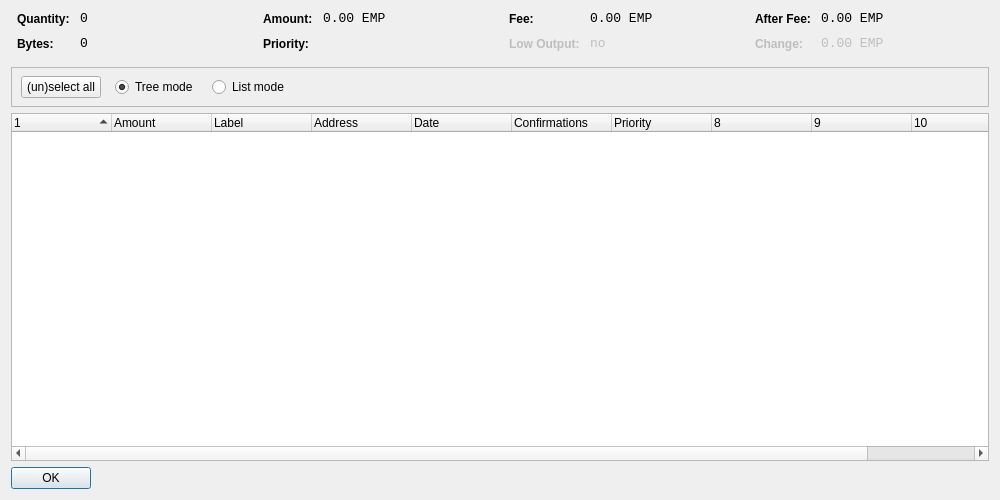
<?xml version="1.0" encoding="UTF-8"?>
<ui version="4.0">
 <class>CoinControlDialog</class>
 <widget class="QDialog" name="CoinControlDialog">
  <property name="geometry">
   <rect>
    <x>0</x>
    <y>0</y>
    <width>1000</width>
    <height>500</height>
   </rect>
  </property>
  <property name="windowTitle">
   <string>Coin Control</string>
  </property>
  <layout class="QVBoxLayout" name="verticalLayout">
   <item>
    <layout class="QHBoxLayout" name="horizontalLayoutTop" stretch="0,0,0,0">
     <property name="topMargin">
      <number>0</number>
     </property>
     <property name="bottomMargin">
      <number>10</number>
     </property>
     <item>
      <layout class="QFormLayout" name="formLayoutCoinControl1">
       <property name="horizontalSpacing">
        <number>10</number>
       </property>
       <property name="verticalSpacing">
        <number>10</number>
       </property>
       <property name="leftMargin">
        <number>6</number>
       </property>
       <property name="rightMargin">
        <number>6</number>
       </property>
       <item row="0" column="0">
        <widget class="QLabel" name="labelCoinControlQuantityText">
         <property name="styleSheet">
          <string notr="true">font-weight:bold;</string>
         </property>
         <property name="text">
          <string>Quantity:</string>
         </property>
        </widget>
       </item>
       <item row="0" column="1">
        <widget class="QLabel" name="labelCoinControlQuantity">
         <property name="font">
          <font>
           <family>Monospace</family>
           <pointsize>10</pointsize>
          </font>
         </property>
         <property name="cursor">
          <cursorShape>IBeamCursor</cursorShape>
         </property>
         <property name="contextMenuPolicy">
          <enum>Qt::ActionsContextMenu</enum>
         </property>
         <property name="text">
          <string notr="true">0</string>
         </property>
         <property name="textInteractionFlags">
          <set>Qt::LinksAccessibleByMouse|Qt::TextSelectableByKeyboard|Qt::TextSelectableByMouse</set>
         </property>
        </widget>
       </item>
       <item row="1" column="0">
        <widget class="QLabel" name="labelCoinControlBytesText">
         <property name="styleSheet">
          <string notr="true">font-weight:bold;</string>
         </property>
         <property name="text">
          <string>Bytes:</string>
         </property>
        </widget>
       </item>
       <item row="1" column="1">
        <widget class="QLabel" name="labelCoinControlBytes">
         <property name="font">
          <font>
           <family>Monospace</family>
           <pointsize>10</pointsize>
          </font>
         </property>
         <property name="cursor">
          <cursorShape>IBeamCursor</cursorShape>
         </property>
         <property name="contextMenuPolicy">
          <enum>Qt::ActionsContextMenu</enum>
         </property>
         <property name="text">
          <string notr="true">0</string>
         </property>
         <property name="textInteractionFlags">
          <set>Qt::LinksAccessibleByMouse|Qt::TextSelectableByKeyboard|Qt::TextSelectableByMouse</set>
         </property>
        </widget>
       </item>
      </layout>
     </item>
     <item>
      <layout class="QFormLayout" name="formLayoutCoinControl2">
       <property name="horizontalSpacing">
        <number>10</number>
       </property>
       <property name="verticalSpacing">
        <number>10</number>
       </property>
       <property name="leftMargin">
        <number>6</number>
       </property>
       <property name="rightMargin">
        <number>6</number>
       </property>
       <item row="0" column="0">
        <widget class="QLabel" name="labelCoinControlAmountText">
         <property name="styleSheet">
          <string notr="true">font-weight:bold;</string>
         </property>
         <property name="text">
          <string>Amount:</string>
         </property>
        </widget>
       </item>
       <item row="0" column="1">
        <widget class="QLabel" name="labelCoinControlAmount">
         <property name="font">
          <font>
           <family>Monospace</family>
           <pointsize>10</pointsize>
          </font>
         </property>
         <property name="cursor">
          <cursorShape>IBeamCursor</cursorShape>
         </property>
         <property name="contextMenuPolicy">
          <enum>Qt::ActionsContextMenu</enum>
         </property>
         <property name="text">
          <string notr="true">0.00 EMP</string>
         </property>
         <property name="textInteractionFlags">
          <set>Qt::LinksAccessibleByMouse|Qt::TextSelectableByKeyboard|Qt::TextSelectableByMouse</set>
         </property>
        </widget>
       </item>
       <item row="1" column="0">
        <widget class="QLabel" name="labelCoinControlPriorityText">
         <property name="styleSheet">
          <string notr="true">font-weight:bold;</string>
         </property>
         <property name="text">
          <string>Priority:</string>
         </property>
        </widget>
       </item>
       <item row="1" column="1">
        <widget class="QLabel" name="labelCoinControlPriority">
         <property name="font">
          <font>
           <family>Monospace</family>
           <pointsize>10</pointsize>
          </font>
         </property>
         <property name="cursor">
          <cursorShape>IBeamCursor</cursorShape>
         </property>
         <property name="contextMenuPolicy">
          <enum>Qt::ActionsContextMenu</enum>
         </property>
         <property name="text">
          <string/>
         </property>
         <property name="textInteractionFlags">
          <set>Qt::LinksAccessibleByMouse|Qt::TextSelectableByKeyboard|Qt::TextSelectableByMouse</set>
         </property>
        </widget>
       </item>
      </layout>
     </item>
     <item>
      <layout class="QFormLayout" name="formLayoutCoinControl3">
       <property name="horizontalSpacing">
        <number>10</number>
       </property>
       <property name="verticalSpacing">
        <number>10</number>
       </property>
       <property name="leftMargin">
        <number>6</number>
       </property>
       <property name="rightMargin">
        <number>6</number>
       </property>
       <item row="0" column="0">
        <widget class="QLabel" name="labelCoinControlFeeText">
         <property name="styleSheet">
          <string notr="true">font-weight:bold;</string>
         </property>
         <property name="text">
          <string>Fee:</string>
         </property>
        </widget>
       </item>
       <item row="0" column="1">
        <widget class="QLabel" name="labelCoinControlFee">
         <property name="font">
          <font>
           <family>Monospace</family>
           <pointsize>10</pointsize>
          </font>
         </property>
         <property name="cursor">
          <cursorShape>IBeamCursor</cursorShape>
         </property>
         <property name="contextMenuPolicy">
          <enum>Qt::ActionsContextMenu</enum>
         </property>
         <property name="text">
          <string notr="true">0.00 EMP</string>
         </property>
         <property name="textInteractionFlags">
          <set>Qt::LinksAccessibleByMouse|Qt::TextSelectableByKeyboard|Qt::TextSelectableByMouse</set>
         </property>
        </widget>
       </item>
       <item row="1" column="0">
        <widget class="QLabel" name="labelCoinControlLowOutputText">
         <property name="enabled">
          <bool>false</bool>
         </property>
         <property name="styleSheet">
          <string notr="true">font-weight:bold;</string>
         </property>
         <property name="text">
          <string>Low Output:</string>
         </property>
        </widget>
       </item>
       <item row="1" column="1">
        <widget class="QLabel" name="labelCoinControlLowOutput">
         <property name="enabled">
          <bool>false</bool>
         </property>
         <property name="font">
          <font>
           <family>Monospace</family>
           <pointsize>10</pointsize>
          </font>
         </property>
         <property name="cursor">
          <cursorShape>IBeamCursor</cursorShape>
         </property>
         <property name="contextMenuPolicy">
          <enum>Qt::ActionsContextMenu</enum>
         </property>
         <property name="text">
          <string notr="true">no</string>
         </property>
         <property name="textInteractionFlags">
          <set>Qt::LinksAccessibleByMouse|Qt::TextSelectableByKeyboard|Qt::TextSelectableByMouse</set>
         </property>
        </widget>
       </item>
      </layout>
     </item>
     <item>
      <layout class="QFormLayout" name="formLayoutCoinControl4">
       <property name="horizontalSpacing">
        <number>10</number>
       </property>
       <property name="verticalSpacing">
        <number>10</number>
       </property>
       <property name="leftMargin">
        <number>6</number>
       </property>
       <property name="rightMargin">
        <number>6</number>
       </property>
       <item row="0" column="0">
        <widget class="QLabel" name="labelCoinControlAfterFeeText">
         <property name="styleSheet">
          <string notr="true">font-weight:bold;</string>
         </property>
         <property name="text">
          <string>After Fee:</string>
         </property>
        </widget>
       </item>
       <item row="0" column="1">
        <widget class="QLabel" name="labelCoinControlAfterFee">
         <property name="font">
          <font>
           <family>Monospace</family>
           <pointsize>10</pointsize>
          </font>
         </property>
         <property name="cursor">
          <cursorShape>IBeamCursor</cursorShape>
         </property>
         <property name="contextMenuPolicy">
          <enum>Qt::ActionsContextMenu</enum>
         </property>
         <property name="text">
          <string notr="true">0.00 EMP</string>
         </property>
         <property name="textInteractionFlags">
          <set>Qt::LinksAccessibleByMouse|Qt::TextSelectableByKeyboard|Qt::TextSelectableByMouse</set>
         </property>
        </widget>
       </item>
       <item row="1" column="0">
        <widget class="QLabel" name="labelCoinControlChangeText">
         <property name="enabled">
          <bool>false</bool>
         </property>
         <property name="styleSheet">
          <string notr="true">font-weight:bold;</string>
         </property>
         <property name="text">
          <string>Change:</string>
         </property>
        </widget>
       </item>
       <item row="1" column="1">
        <widget class="QLabel" name="labelCoinControlChange">
         <property name="enabled">
          <bool>false</bool>
         </property>
         <property name="font">
          <font>
           <family>Monospace</family>
           <pointsize>10</pointsize>
          </font>
         </property>
         <property name="cursor">
          <cursorShape>IBeamCursor</cursorShape>
         </property>
         <property name="contextMenuPolicy">
          <enum>Qt::ActionsContextMenu</enum>
         </property>
         <property name="text">
          <string notr="true">0.00 EMP</string>
         </property>
         <property name="textInteractionFlags">
          <set>Qt::LinksAccessibleByMouse|Qt::TextSelectableByKeyboard|Qt::TextSelectableByMouse</set>
         </property>
        </widget>
       </item>
      </layout>
     </item>
    </layout>
   </item>
   <item>
    <widget class="QFrame" name="frame">
     <property name="minimumSize">
      <size>
       <width>0</width>
       <height>40</height>
      </size>
     </property>
     <property name="frameShape">
      <enum>QFrame::StyledPanel</enum>
     </property>
     <property name="frameShadow">
      <enum>QFrame::Sunken</enum>
     </property>
     <widget class="QWidget" name="horizontalLayoutWidget">
      <property name="geometry">
       <rect>
        <x>10</x>
        <y>0</y>
        <width>781</width>
        <height>41</height>
       </rect>
      </property>
      <layout class="QHBoxLayout" name="horizontalLayoutPanel" stretch="0,0,0,0">
       <property name="spacing">
        <number>14</number>
       </property>
       <item>
        <widget class="QPushButton" name="pushButtonSelectAll">
         <property name="sizePolicy">
          <sizepolicy hsizetype="Maximum" vsizetype="Fixed">
           <horstretch>0</horstretch>
           <verstretch>0</verstretch>
          </sizepolicy>
         </property>
         <property name="text">
          <string>(un)select all</string>
         </property>
        </widget>
       </item>
       <item>
        <widget class="QRadioButton" name="radioTreeMode">
         <property name="sizePolicy">
          <sizepolicy hsizetype="Maximum" vsizetype="Fixed">
           <horstretch>0</horstretch>
           <verstretch>0</verstretch>
          </sizepolicy>
         </property>
         <property name="text">
          <string>Tree mode</string>
         </property>
         <property name="checked">
          <bool>true</bool>
         </property>
        </widget>
       </item>
       <item>
        <widget class="QRadioButton" name="radioListMode">
         <property name="sizePolicy">
          <sizepolicy hsizetype="Maximum" vsizetype="Fixed">
           <horstretch>0</horstretch>
           <verstretch>0</verstretch>
          </sizepolicy>
         </property>
         <property name="text">
          <string>List mode</string>
         </property>
        </widget>
       </item>
       <item>
        <spacer name="horizontalSpacer">
         <property name="orientation">
          <enum>Qt::Horizontal</enum>
         </property>
         <property name="sizeHint" stdset="0">
          <size>
           <width>40</width>
           <height>20</height>
          </size>
         </property>
        </spacer>
       </item>
      </layout>
     </widget>
    </widget>
   </item>
   <item>
    <widget class="CoinControlTreeWidget" name="treeWidget">
     <property name="contextMenuPolicy">
      <enum>Qt::CustomContextMenu</enum>
     </property>
     <property name="sortingEnabled">
      <bool>false</bool>
     </property>
     <property name="columnCount">
      <number>11</number>
     </property>
     <attribute name="headerShowSortIndicator" stdset="0">
      <bool>true</bool>
     </attribute>
     <attribute name="headerStretchLastSection">
      <bool>false</bool>
     </attribute>
     <column>
      <property name="text">
       <string/>
      </property>
     </column>
     <column>
      <property name="text">
       <string>Amount</string>
      </property>
     </column>
     <column>
      <property name="text">
       <string>Label</string>
      </property>
     </column>
     <column>
      <property name="text">
       <string>Address</string>
      </property>
     </column>
     <column>
      <property name="text">
       <string>Date</string>
      </property>
     </column>
     <column>
      <property name="text">
       <string>Confirmations</string>
      </property>
      <property name="toolTip">
       <string>Confirmed</string>
      </property>
     </column>
     <column>
      <property name="text">
       <string>Priority</string>
      </property>
     </column>
     <column>
      <property name="text">
       <string/>
      </property>
     </column>
     <column>
      <property name="text">
       <string/>
      </property>
     </column>
     <column>
      <property name="text">
       <string/>
      </property>
     </column>
     <column>
      <property name="text">
       <string/>
      </property>
     </column>
    </widget>
   </item>
   <item>
    <widget class="QDialogButtonBox" name="buttonBox">
     <property name="sizePolicy">
      <sizepolicy hsizetype="Maximum" vsizetype="Fixed">
       <horstretch>0</horstretch>
       <verstretch>0</verstretch>
      </sizepolicy>
     </property>
     <property name="orientation">
      <enum>Qt::Horizontal</enum>
     </property>
     <property name="standardButtons">
      <set>QDialogButtonBox::Ok</set>
     </property>
    </widget>
   </item>
  </layout>
 </widget>
 <customwidgets>
  <customwidget>
   <class>CoinControlTreeWidget</class>
   <extends>QTreeWidget</extends>
   <header>coincontroltreewidget.h</header>
  </customwidget>
 </customwidgets>
 <resources/>
 <connections/>
</ui>
